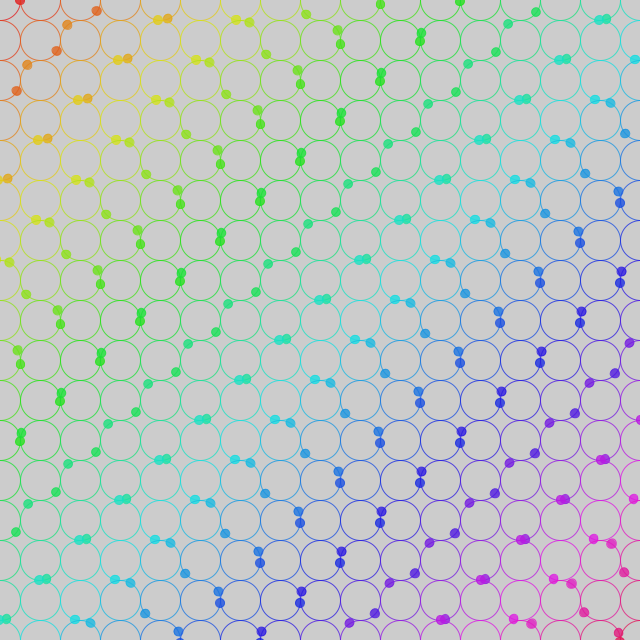
Frame 1 (no input)
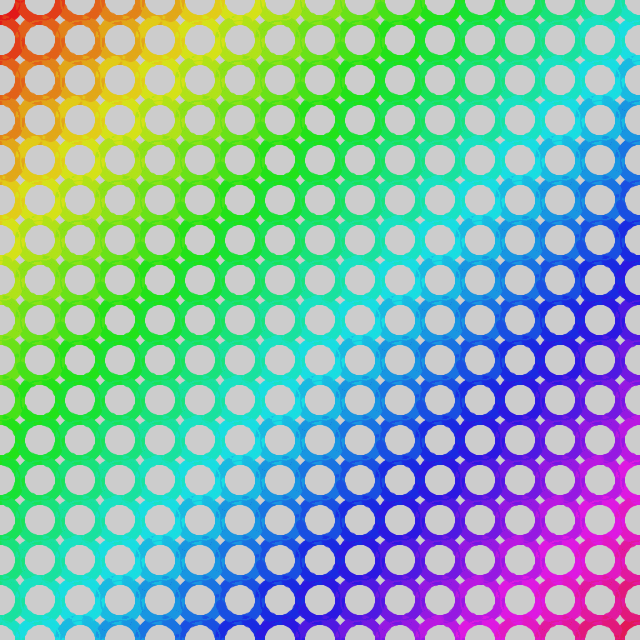
Frame 60 (the mouse pressed at the canvas centre just before this capture)
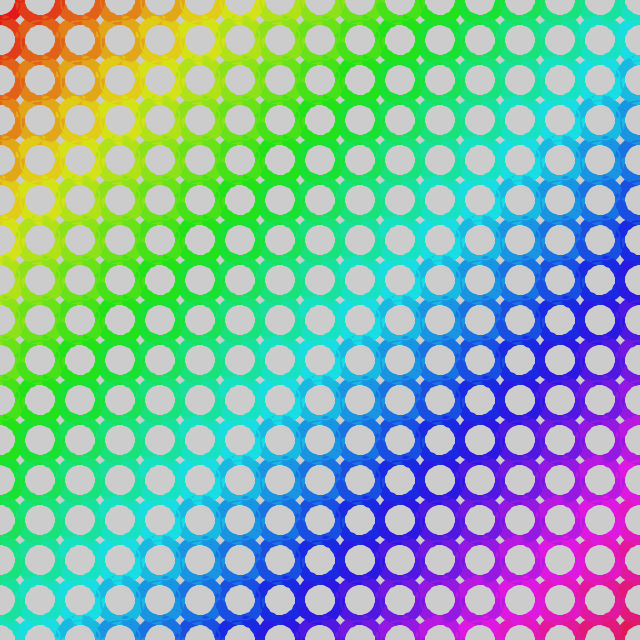
Frame 120 (the mouse held since frame 60 and released just before this capture)

The Processing sketch that drew these frames (run headless with seeded random() and noise(); from frame 60 on, the mouse is pressed at the canvas centre):

// Processing sketch: day018
// ── day018.pde
float v, f, g, h;
void setup() {
  size(640, 640);
  colorMode(3, 9);
}
void draw() {
  clear();
  for (f=0; f<680; f+=40)
    for (g=0; g<680; g+=40) {
      push();
      translate(f, g);
      noFill();
      stroke((h=f+g)/150, 8, 8, 7);
      circle(0, 0, 40);
      rotate(h/2.5+v);
      fill(h/150, 8, 8, 7);
      circle(20, 0, 9);
      pop();
    }
  v+=PI/30;
}
